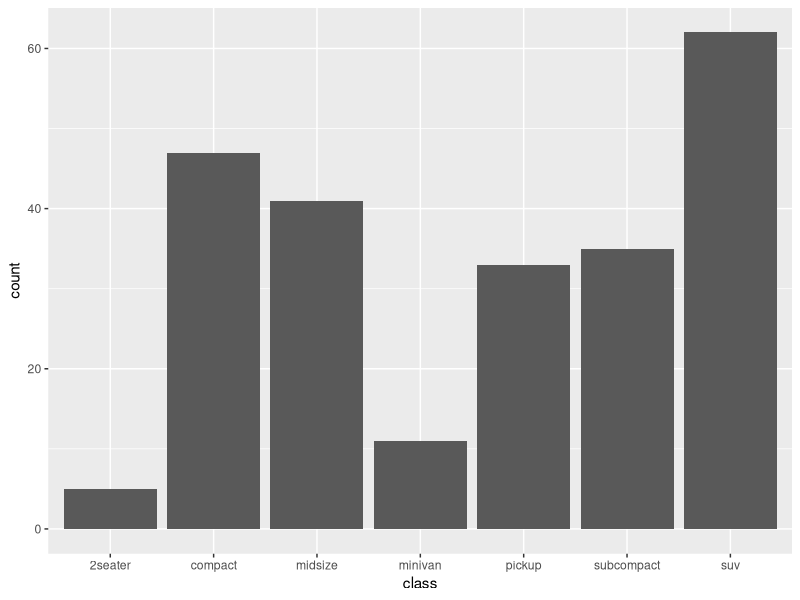
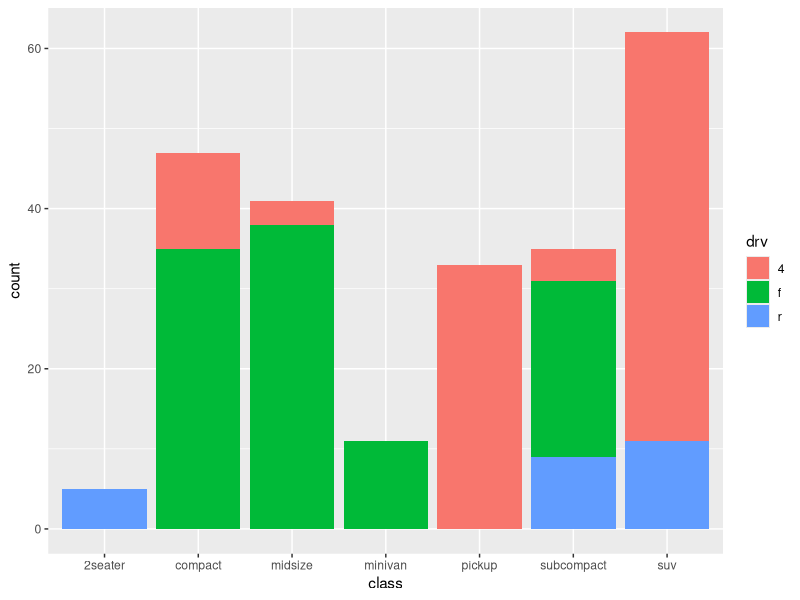
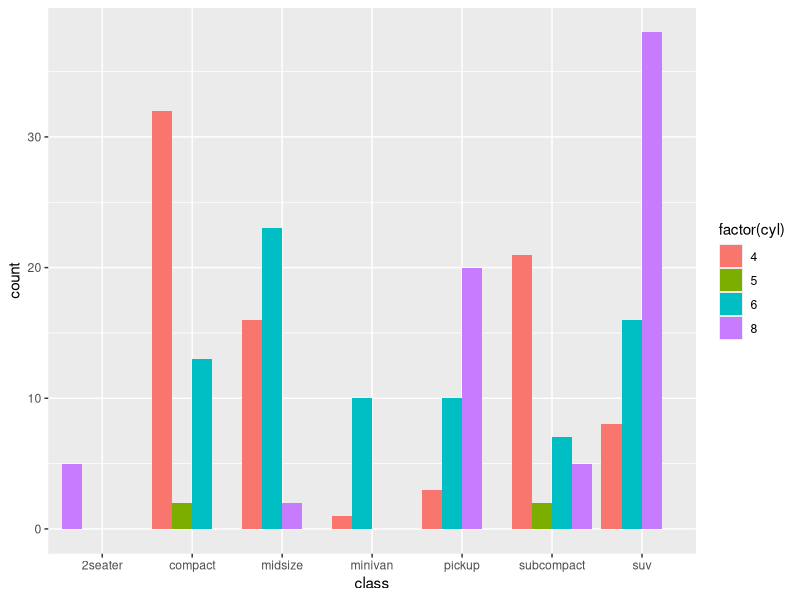
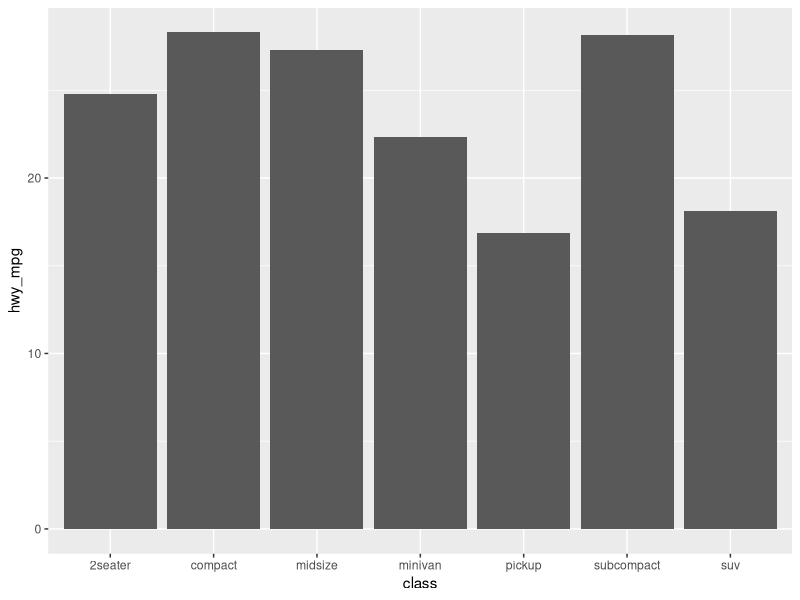
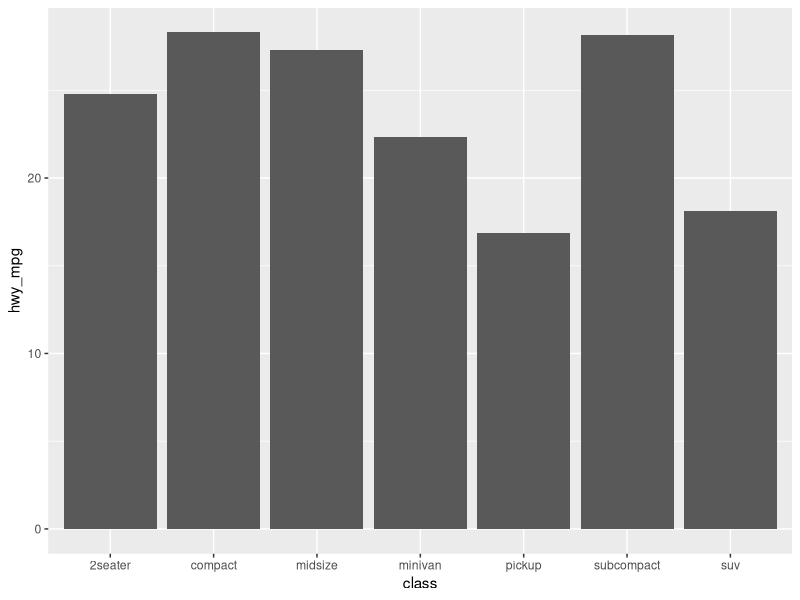
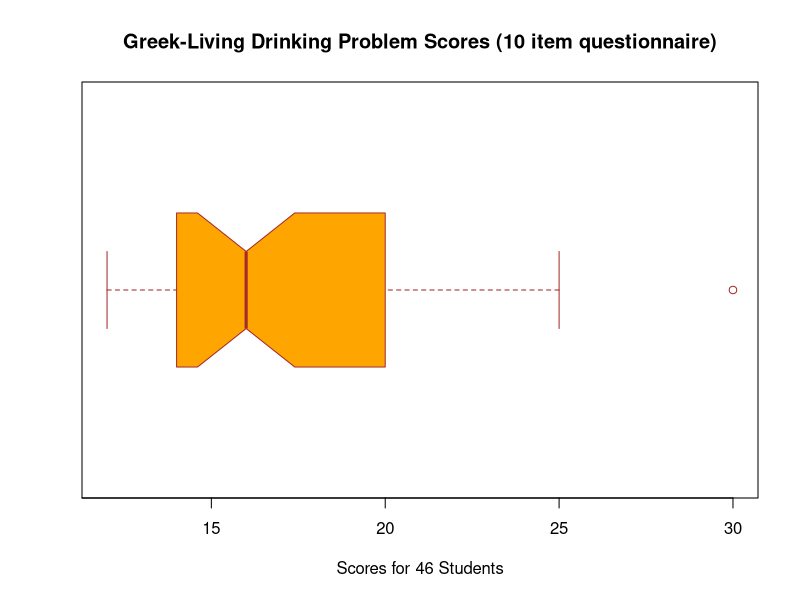
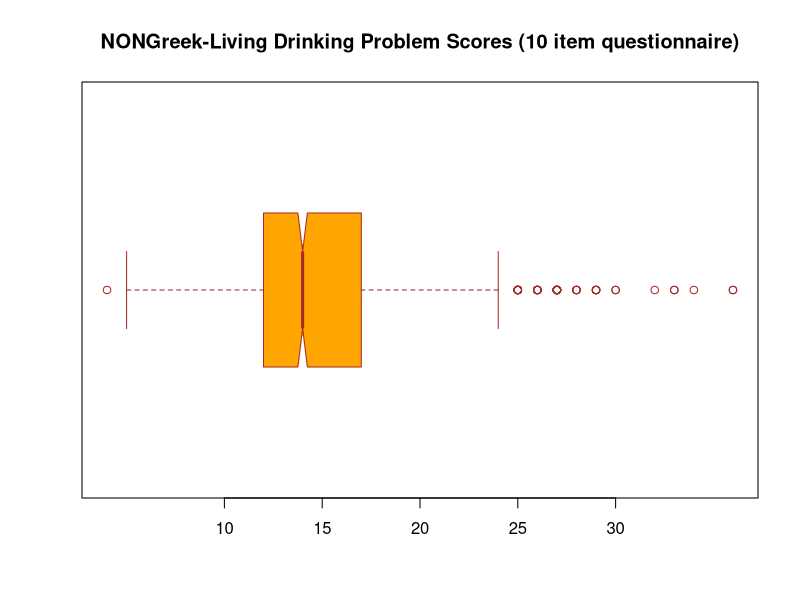

These charts were generated, in order, by the following R code: (Note: this script raises an error after producing the figures.)
##  https://www.r-bloggers.com/detailed-guide-to-the-bar-chart-in-r-with-ggplot/

library(tidyverse)
library(reshape)

ggplot(mpg) +
  geom_bar(aes(x = class))

#telling ggplot to map the data in the drv column to the fill aesthetic.
ggplot(mpg) +
  geom_bar(aes(x = class, fill = drv))

# Note we convert the cyl variable to a factor here in order to fill by cylinder
ggplot(mpg) + 
  geom_bar(aes(x = class, fill = factor(cyl)), position = position_dodge(preserve = 'single'))

# Use dplyr to calculate the average hwy_mpg by class
by_hwy_mpg <- mpg %>% group_by(class) %>% summarise(hwy_mpg = mean(hwy))

#Before, we did not specify a y-axis variable and instead let ggplot automatically 
#populate the y-axis with a count of our data. 
#Now, we’re explicityly telling ggplot to use hwy_mpg (computed just above) 
#as our y-axis variable.
#If you don’t specify stat = 'identity', then under the hood, ggplot is automatically passing 
#a default value of stat = 'count', which graphs the counts by group. 
#A y-variable is not compatible with this, so you get the error message.

ggplot(by_hwy_mpg) + 
  geom_bar(aes(x = class, y = hwy_mpg), stat = 'identity')

# Use dplyr to calculate the average hwy_mpg by class
by_hwy_mpg <- mpg %>% group_by(class) %>% summarise(hwy_mpg = mean(hwy))

#geom_col is the same as geom_bar with stat = 'identity'
ggplot(by_hwy_mpg) + 
  geom_col(aes(x = class, y = hwy_mpg))

####

lab=read.csv("Greek_Residence.csv")

unique(lab$has.a.drinking.problem)
table(lab$has.a.drinking.problem)  #gives you frequency counts for the unique values
summary(lab$has.a.drinking.problem)
#unique(lab$has.a.drinking.problem)  #like DISTINCT in sql
#table(lab$has.a.drinking.problem)  #gives you frequency counts for the unique values
sd(lab$has.a.drinking.problem, na.rm=TRUE)
mean(lab$has.a.drinking.problem, na.rm=TRUE)
var(lab$has.a.drinking.problem, na.rm=TRUE)
median(lab$has.a.drinking.problem, na.rm=TRUE)



anyWithScoresAndProblems <- 
  select(filter(lab, where.the.respondent.lives != "" & has.a.drinking.problem > 0), c(where.the.respondent.lives, has.a.drinking.problem))

table(anyWithScoresAndProblems)
summary(anyWithScoresAndProblems)
unique(anyWithScoresAndProblems$has.a.drinking.problem)  #like DISTINCT in sql
sd(anyWithScoresAndProblems$has.a.drinking.problem, na.rm=TRUE)
mean(anyWithScoresAndProblems$has.a.drinking.problem, na.rm=TRUE)
var(anyWithScoresAndProblems$has.a.drinking.problem, na.rm=TRUE)
median(anyWithScoresAndProblems$has.a.drinking.problem, na.rm=TRUE)


nonGreeksWithScores <- 
  select(filter(lab, where.the.respondent.lives == "Lives Other" & has.a.drinking.problem > 0), c(where.the.respondent.lives, has.a.drinking.problem))

table(nonGreeksWithScores)
summary(nonGreeksWithScores)
unique(nonGreeksWithScores$has.a.drinking.problem)  #like DISTINCT in sql
table(nonGreeksWithScores$has.a.drinking.problem)  #gives you frequency counts for the unique values
sd(nonGreeksWithScores$has.a.drinking.problem, na.rm=TRUE)
mean(nonGreeksWithScores$has.a.drinking.problem, na.rm=TRUE)
var(nonGreeksWithScores$has.a.drinking.problem, na.rm=TRUE)
median(nonGreeksWithScores$has.a.drinking.problem, na.rm=TRUE)
IQR(nonGreeksWithScores$has.a.drinking.problem, na.rm=TRUE)



GreeksWithScores <- 
  select(filter(lab, where.the.respondent.lives == "Lives in Fraternity or Sorority" & has.a.drinking.problem != ""), c(where.the.respondent.lives, has.a.drinking.problem))

table(GreeksWithScores)
summary(GreeksWithScores)
unique(GreeksWithScores$has.a.drinking.problem)  #like DISTINCT in sql
table(GreeksWithScores$has.a.drinking.problem)  #gives you frequency counts for the unique values
sd(GreeksWithScores$has.a.drinking.problem, na.rm=TRUE)
mean(GreeksWithScores$has.a.drinking.problem, na.rm=TRUE)
var(GreeksWithScores$has.a.drinking.problem, na.rm=TRUE)
median(GreeksWithScores$has.a.drinking.problem, na.rm=TRUE)
IQR(GreeksWithScores$has.a.drinking.problem, na.rm=TRUE)


#boxplot(GreeksWithScores$has.a.drinking.problem, horizontal=TRUE)

greek_score_plot <-
  boxplot(GreeksWithScores$has.a.drinking.problem,
          main = "Greek-Living Drinking Problem Scores (10 item questionnaire)",
          xlab = "Scores for 46 Students",
          xaxp  = c(10, 30, 4),
          col = "orange",
          border = "brown",
          horizontal = TRUE,
          notch = TRUE)

greek_score_plot
greekOutVals = greek_score_plot$out


nongreek_score_plot <-
  boxplot(nonGreeksWithScores$has.a.drinking.problem,
          main = "NONGreek-Living Drinking Problem Scores (10 item questionnaire)",
          xaxp  = c(10, 30, 4),
          
          col = "orange",
          border = "brown",
          horizontal = TRUE,
          notch = TRUE)

nongreek_score_plot
nongreekOutVals = nongreek_score_plot$out
# nonGreeksWithScoresEXC.Outliers <- 
#   select(filter(lab, where.the.respondent.lives == "Lives Other" & has.a.drinking.problem > 0 &
#                   has.a.drinking.problem <= 24.5 ), c(where.the.respondent.lives, has.a.drinking.problem))

summary(nonGreeksWithScoresEXC.Outliers$has.a.drinking.problem)

#c1 <- cut(GreeksWithScores$has.a.drinking.problem, breaks = c(-Inf, 10, 20, 30, 40))
#table(c1)

c2 <- cut(nonGreeksWithScores$has.a.drinking.problem, #breaks = c(-Inf, 10, 20, 30, 40))
            breaks = seq(1, 38, by = 3), na.rm=TRUE)
table(c2)
c1 <- cut(GreeksWithScores$has.a.drinking.problem, #breaks = c(-Inf, 10, 20, 30, 40))
          breaks = seq(1, 38, by = 3), na.rm=TRUE)
table(c1)

c1df = as.matrix(table(c1))
c2df = as.matrix(table(c2))

dfRanges <- data.frame(c1df, c2df)



c22 <- cut(nonGreeksWithScores$has.a.drinking.problem, #breaks = c(-Inf, 10, 20, 30, 40))
          breaks = seq(1, 38, by = 6), na.rm=TRUE)
table(c22)
c12 <- cut(GreeksWithScores$has.a.drinking.problem, #breaks = c(-Inf, 10, 20, 30, 40))
          breaks = seq(1, 38, by = 6), na.rm=TRUE)
table(c12)

c12df = as.matrix(table(c12))
c22df = as.matrix(table(c22))

dfRanges2 <- data.frame(c12df, c22df)



##### PUTTING THE VARIOUS OUTPUTS INTO GROUPS
########################################
unique(lab$has.a.drinking.problem)   #like DISTINCT in sql
unique(nonGreeksWithScores$has.a.drinking.problem)  #like DISTINCT in sql
unique(GreeksWithScores$has.a.drinking.problem)  #like DISTINCT in sql

lab %>% distinct(lab$where.the.respondent.lives, lab$has.a.drinking.problem, .keep_all = TRUE)

#######################################
table(lab$has.a.drinking.problem)  #gives you frequency counts for the unique values
table(nonGreeksWithScores$has.a.drinking.problem)  #gives you frequency counts for the unique values
table(GreeksWithScores$has.a.drinking.problem)  #gives you frequency counts for the unique values
##
lab %>% distinct(where.the.respondent.lives, has.a.drinking.problem, .keep_all = TRUE)
##
nonGreeksWithScores %>% distinct(where.the.respondent.lives, has.a.drinking.problem, .keep_all = TRUE)
##
GreeksWithScores %>% distinct(where.the.respondent.lives, has.a.drinking.problem, .keep_all = TRUE)
##


ggplot(lab) +
  geom_bar(aes(x = gender))

ggplot(lab) +
  geom_bar(aes(x = where.the.respondent.lives))

ggplot(lab) +
  geom_bar(aes(x = binge.drinking))

ggplot(lab) +
  geom_bar(aes(x = has.a.drinking.problem))

ggplot(lab) +
  geom_bar(aes(x = has.a.drinking.problem), color='black', fill='salmon')

########### THE ONES TO USE #############
#telling ggplot to map the data in the binge column to the fill aesthetic (where someone lives)

####STACKED

ggplot(lab) +
  geom_bar(aes(x = binge.drinking, fill=where.the.respondent.lives))

###SIDE_BY_SIDE
ggplot(lab) + 
  geom_bar(aes(x=binge.drinking, fill=where.the.respondent.lives), position=position_dodge(preserve = 'single'))




GreekLiving <- lab[(lab$where.the.respondent.lives != "Lives Other" &
                    lab$where.the.respondent.lives != "" & 
                    !is.na(lab$where.the.respondent.lives)), ]


NOT.GreekLiving <- lab[(lab$where.the.respondent.lives == "Lives Other" &
                      lab$where.the.respondent.lives != "" & 
                      !is.na(lab$where.the.respondent.lives)), ] 

ggplot(GreekLiving) + 
  geom_bar(aes(x=binge.drinking), position=position_dodge(preserve = 'single'))


ggplot(NOT.GreekLiving) + 
  geom_bar(aes(x=binge.drinking), position=position_dodge(preserve = 'single'))


lab.crosstab.greek.binges = table(GreekLiving$where.the.respondent.lives, GreekLiving$binge.drinking)

lab.crosstab.NOTgreek.binges = table(NOT.GreekLiving$where.the.respondent.lives, NOT.GreekLiving$binge.drinking)


#The dimension for this table are
# 1 = greek house residency (Y/N)
# 2 = drinking binges
lab.crosstab.greek.binges

lab.crosstab.NOTgreek.binges



margin.table(lab.crosstab.greek.binges, 1)

#ask for totals by dimension2, whichis binges
#Should add up to 1400 since nothing is being exluded
margin.table(lab.crosstab.greek.binges, 2)

#Compute the PROPORTION(percentage) for every cell in the lab.crosstab.greek.binges
#In this case, the percentages in all the cells in the entire table will be rounded to 2 decimal places
#and if you add up all the values in all the cells, you'll get 100%
greekBinging = as.data.frame.matrix(round(prop.table(lab.crosstab.greek.binges), 2))

# ask for totals by dimension 1, which is greek house residency;  
#Should add up to 1400 since nothing is being exluded
margin.table(lab.crosstab.NOTgreek.binges, 1)

#ask for totals by dimension2, whichis binges
#Should add up to 1400 since nothing is being exluded
margin.table(lab.crosstab.NOTgreek.binges, 2)

#Compute the PROPORTION(percentage) for every cell in the lab.crosstab.greek.binges
#In this case, the percentages in all the cells in the entire table will be rounded to 2 decimal places
#and if you add up all the values in all the cells, you'll get 100%
round(prop.table(lab.crosstab.NOTgreek.binges), 2)

greekNOTBinging = as.data.frame.matrix(round(prop.table(lab.crosstab.NOTgreek.binges), 2))

greekBinging
greekNOTBinging

data <- as.matrix(data.frame(
          D = c(20.83, 63.21),  # NONE greek, nogreek
          E = c(20.83, 13.25),  # ONCE greek, nogreek
          G = c(25, 8.4), #TWICE greek, nogreek
          B = c(27.08, 10.37),  #3-5 TIMES greek, nogreek
          C = c(4.17, 3.48), #6-9 TIMES greek, nogreek
          A = c(2.08, 1.29) #10+ TIMES greek, nogreek
))          
          
          

namesArg <- c("None", "Once", "Twice", "3-5", "6-9", "10 or More")

#convert all decimal proportions to percentages:

#data <- data * 100





# X and Y axis limits: http://howtoinr.weebly.com/customize-axis.html
# Dressing up barplot: https://stats.idre.ucla.edu/r/faq/how-can-i-add-features-or-dimensions-to-my-bar-plot/
# Colors; http://www.sthda.com/english/wiki/colors-in-r
# Tick marks and lines across plots: https://stackoverflow.com/questions/3785089/change-the-spacing-of-tick-marks-on-the-axis-of-a-plot
#   Installed package RColorBrewer
library(RColorBrewer)

par(mar=c(6,4,4,4))

mypalette<-RColorBrewer::brewer.pal(7,"Pastel2")


bp <- 
  barplot(
    data,
    #col = mypalette,
    axes = TRUE,
    main = "Percent Drinking Binges for Greek and Non-Greek Living",
    sub = "Sample counts: 48 Greek-Housed and 1321 Non-Greek-Housed Students who answered binge question",
    ylab = "Percentage of Binging Students within each Living Group",
    xlab = "Number of Drinking Binges Over Last Two Weeks",
    names.arg = namesArg,
    ylim = c( 0 , 100 ),
    legend = c("Greek Living", "No Greek Living"),
    col = c("lightcyan1", "lavenderblush"),
    beside = TRUE
  )

text(
    x=bp, 
    y = data+0.4, 
    label=paste(round(data, 1), '%', sep=""),
    cex=1, 
    pos = 3)

axis(side=2, tck=20, at=c(seq(from=0, to=100, by=20)))





# 
# 
# XLabels <- c("10+", "6-9", "3-5", "Once", "Twice", "None")
# Greeks <- c(0.02,	0.27,	0.04,	0.2,	0.2,	0.24)
# NonGreeks <- c(0.01,	0.1,	0.03,	0.62,	0.13,	0.08)
# graphable <- data.frame(XLabels, Greeks, NonGreeks)
# 
# 
# barplot(as.matrix(graphable))
# 
# prop.table(table(graphable$Greek, graphable$NonGreeks), 1)
# 
# values <-  c(906, 264, 689, 739, 938)
# 
# barplot(values)
# 
# r111 <- c("10+", 0.02, 0.01)
# graphable <- data.frame(r111)
# 
# ggplot(graphable) + 
#   geom_bar(aes(x=XLabels, fill=NonGreeks, position=position_dodge(preserve = 'single')))




# X <- rbind(X, Y[3,])
# #selet 
# y<-c(A=5, B=4.25, C=4.5)
# 
# #Test that the items in the row match the vector you wanted
# x[1,]==y
# 








# 
# 
# 
# grp.by.binge <- lab %>% group_by(binge.drinking) %>% summarise(age_groups = mean(age.in.years))
# 
# ggplot(grp.by.binge) + 
#   geom_bar(aes(x = binge.drinking, y = age_groups), stat = 'identity')
# 
# 
# # grp_by_both <- lab %>% group_by(binge.drinking, where.the.respondent.lives ) %>% 
# #   summarise(
# #     n = n()  ,
# #     percent = round(n/sum(n)*100, 2))
# 
# grp_by_binge_lives <- group_by(lab, binge.drinking, where.the.respondent.lives )
# counts_by_lives <- summarize(grp_by_binge_lives, number_binges = n())
# 
# counts_by_lives <- counts_by_lives[-c(1, 2, 3, 6, 11, 14), ]
# 
# ggplot(counts_by_lives) + 
#   geom_bar(aes(x=binge.drinking, y=number_binges), stat = 'identity')
# 
# 
# 
# 
# 
# ggplot(counts_by_lives) + 
#   geom_bar(aes(x = binge.drinking), position = position_dodge(preserve = 'single'))
# 
# mm2<- melt(counts_by_lives, where.the.respondent.lives='group')
# 
# ggplot(data = mm2, aes(x = binge.drinking, y = value, fill = variable)) + 
#   geom_col( )
# 
# #summarized_count_lives <- summarize(counts_by_lives, sum_binges = sum(number_binges))
# 
# ggplot(counts_by_lives) + 
#   geom_bar(aes(x = binge.drinking, y = number_binges), stat = 'identity')
